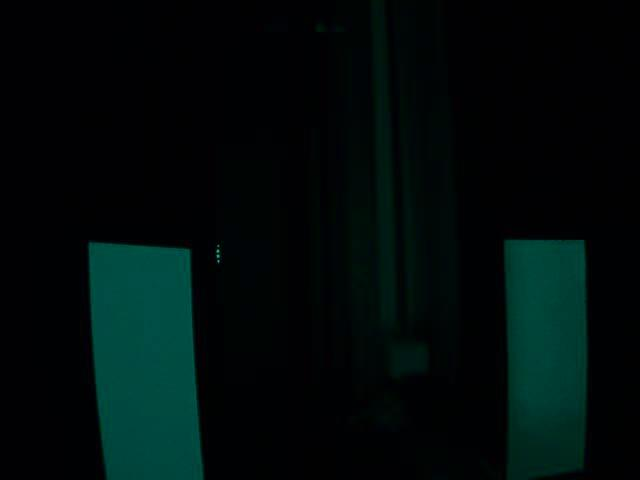
#> input picture OpenCV_Test/ubuntu_test/1ftH1ftD0Angle0Brightness.jpg, 640 x 480 px, given in place of the camera
$ python withoutCSCore.py   (older library calls are emulated)
#> lines starting #> are read from the running program, lines starting #| are printed output that depends on the picture; after the words box and inside, x2 and y2 are one past the last pixel; in counts of white or black regions, pixels touching at a corner belong together
'''
Created on Mar 28, 2017
@author: Zheyuan Hu
'''

import cv2
import numpy as np
from numpy import shape
from networktables import NetworkTables as nT

'''
important things you want to learn:
please read and understand http://docs.opencv.org/trunk/dd/d49/tutorial_py_contour_features.html
'''

font = cv2.FONT_ITALIC
aligned = False
ip = '10.11.38.57'

def drawCrossHair(mFrame):
    # draw a crosshair
    cv2.line(mFrame, (320, int(0.25*480)),
             (320, int(0.75*480)), (0, 0, 255), 3)
    cv2.line(mFrame, (int(0.25*640), 240),
             (int(0.75*640), 240), (0, 0, 255), 3)

def sendAngle(angle):
    if nT.isConnected():
        print('Connection to robot: ' + str(nT.isConnected()))
        sd = nT.getTable('SmartDashboard')
        sd.putNumber('setAngle', angle)

def main():
    cap = cv2.VideoCapture(0)
    frame = np.zeros(shape = (480,640,3), dtype=np.uint8)
    while True:
        # Take each frame
        ret, frame = cap.read()
#> frame is the input picture: shape (480, 640, 3); mean B, G, R 10.9, 11.5, 0.7

        # Convert BGR to HSV
        hsv = cv2.cvtColor(frame, cv2.COLOR_BGR2HSV)
#> hsv: shape (480, 640, 3); mean H, S, V 94.7, 200.9, 12.7

        # define range of blue color in HSV
        #lower_blue = np.array([130,145,100])#np.array([170, 0, 0])
        lower_blue = np.array([45,43,46])# peg [78 ,43, 46]
        #upper_blue = np.array([145,190,140])#np.array([200, 255, 255])
        upper_blue = np.array([77,255,255]) # peg [99, 255, 255]

        # Threshold the HSV image to get only blue colors
        mask = cv2.inRange(hsv, lower_blue, upper_blue)
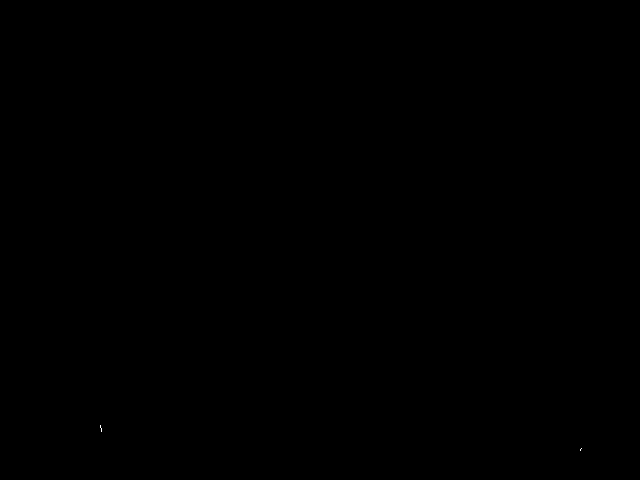
#> mask: shape (480, 640); 0% white in thin lines or dots, all inside (x1, y1, x2, y2) = (100, 425, 582, 451)

        # Bitwise-AND mask and original image
        # res = cv2.bitwise_and(frame,frame, mask= mask)

        #Find the contours by Addition:
        _, cnts, _ = cv2.findContours(mask.copy(), cv2.RETR_EXTERNAL,
                                  cv2.CHAIN_APPROX_SIMPLE)
#> cnts = 2 contours, all with area under 20

        # if there are possible targets (at least one)
        if len(cnts) > 1:
            # initialize the space to hold values
            area_List = [0]
            centers_x = [0]
            centers_y = [0]

            for i in range(len(cnts)):
                c = cnts[i]
                area = cv2.contourArea(c)
                #area_List.append(area)
                if 1000 < area < 30000: # if the size is in this range
                    hull = cv2.convexHull(c)
                    epsilon = 0.02 * cv2.arcLength(hull, True)
                    goal = cv2.approxPolyDP(hull, epsilon, True)
                    cv2.drawContours(frame, [goal], 0, (255, 0, 0), 5) # draw a ractangle around the target

                    # this is used to find the center of the target
                    M = cv2.moments(goal) # Centroid is given by the relations, Cx=M10/M00 and Cy=M01/M00.
                    if M['m00'] > 0:
                        cx = int(M['m10'] / M['m00'])
                        cy = int(M['m01'] / M['m00'])
                        center = (cx, cy)

                        #cv2.circle(res, center, 5, (255, 0, 0), -1)
                        cv2.circle(frame, center, 5, (255, 0, 0), -1)
                        area_List.append(area)
                        centers_x.append(cx)
                        centers_y.append(cy)
#> this loop made 2 passes
#> (c, area) on pass 1: ([[581, 448], [580, 449], [580, 450], [580, 449]], 0)
#> area on pass 2: 0
#> after the loop, area_List = [0]; centers_x = [0]; centers_y = [0]

            if len(centers_x) == 3 and len(centers_y) == 3: # if there are two targets
                target_x = (centers_x[1] + centers_x[2])/2
                target_y = (centers_y[1] + centers_y[2])/2
                target = (int(target_x), int(target_y))
                cv2.circle(frame, target, 5, (0, 255, 0), -1) # add a circle as center point
                print("x " + str(target_x))
                print("y " + str(target_y))

                error = target_x - 320
                angle_to_turn = int(error * (60.0/800.0) + 0.5)
                sendAngle(angle_to_turn) # send angle to robot
                print('turn angle: ' + str(error) + ' ' + str(angle_to_turn))
                aligned = 1 > angle_to_turn > -1
                #Display
                frame = cv2.putText(frame,
                                  ("angle to turn: "
                                   + str(angle_to_turn)),
                                  (10,400),
                                  font,
                                  1,
                                  (255,255,255),
                                  2,
                                  cv2.LINE_AA)

            if len(centers_x) > 3 and len(centers_y) > 3: # if there are more than 2 area detected
                # find two of the largest area as targets
                areaMax1 = (area_List.index(max(area_List)))
                areaMax2 = (area_List.index(max(n for n in area_List if n!=area_List[areaMax1])))
                cX1 = (centers_x[areaMax1])
                cY1 = (centers_y[areaMax1])
                cX2 = (centers_x[areaMax2])
                cY2 = (centers_y[areaMax2])
                target_x = (cX1 + cX2)/2
                target_y = (cY1 + cY2)/2
                target = (int(target_x), int(target_y))
                cv2.circle(frame, target, 5, (0, 255, 0), -1) # add a circle as center point
                print("x " + str(target_x))
                print("y " + str(target_y))

                error = target_x - 320
                angle_to_turn = int(error * (60.0/800.0) + 0.5)
                sendAngle(angle_to_turn) # send angle to robot
                print('turn angle: ' + str(error) + ' ' + str(angle_to_turn))
                aligned = 1 > angle_to_turn > -1
                #Display
                frame = cv2.putText(frame,
                                  ("angle to turn: "
                                   + str(angle_to_turn)),
                                  (10,400),
                                  font,
                                  1,
                                  (255,255,255),
                                  2,
                                  cv2.LINE_AA)

        drawCrossHair(frame)
#> in drawCrossHair, `cv2.line(mFrame, (int(0.25*640), 240), (int(0.75*640), 240), (0, 0, 25..`:
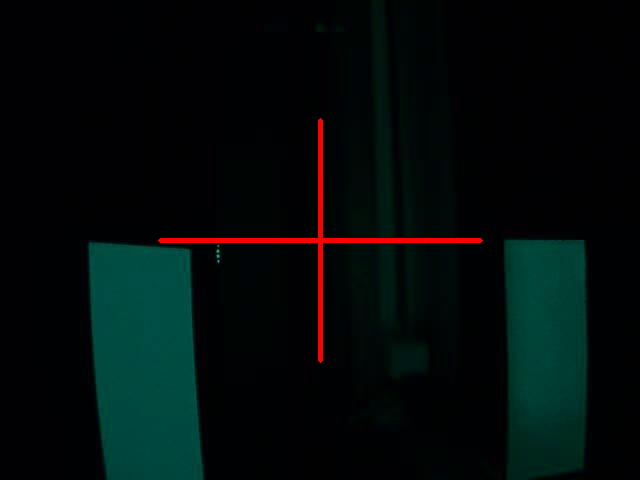
#> mFrame: shape (480, 640, 3); mean B, G, R 10.9, 11.5, 3
        cv2.imshow('Vision', frame)

        if cv2.waitKey(1) & 0xFF == ord('q'):
            #cv2.imwrite("/tmp/stream/img.jpg", frame)
#> (key q is pressed here)
            break

    cap.release()
    cv2.destroyAllWindows()

if __name__ == '__main__':
    import logging
    logging.basicConfig(level=logging.DEBUG)
    nT.initialize(server = ip)
    main()

$ run again, on OpenCV_Test/ubuntu_test/1ftH1ftD1Angle0Brightness.jpg
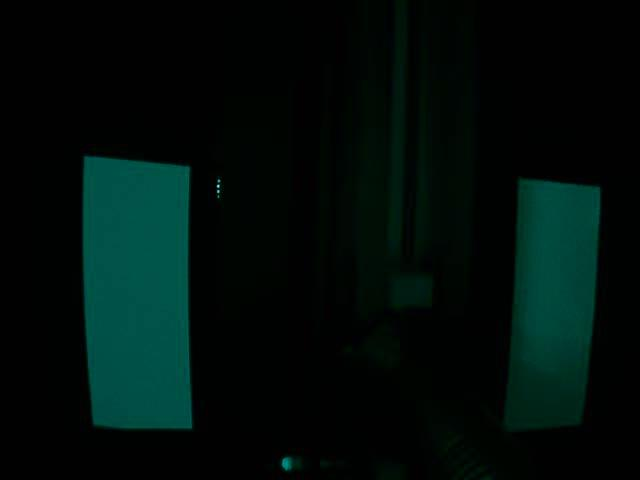
#> input picture OpenCV_Test/ubuntu_test/1ftH1ftD1Angle0Brightness.jpg, 640 x 480 px, given in place of the camera
#> in main, frame is the input picture: shape (480, 640, 3); mean B, G, R 10.9, 14, 0.7
#> hsv: shape (480, 640, 3); mean H, S, V 52.4, 167.4, 14.1
#> mask: shape (480, 640); 0% white in thin lines or dots, all inside (x1, y1, x2, y2) = (515, 317, 588, 367)
#> cnts = 3 contours, all with area under 20
#> the loop in main, `for i in range(len(cnts)):` made 3 passes
#> c on passes 1 to 3: [[577, 366]], [[587, 349], [587, 351]], [[515, 317], [515, 318]]
#> after the loop in main, `for i in range(len(cnts)):`: area_List = [0]
#> in drawCrossHair, `cv2.line(mFrame, (int(0.25*640), 240), (int(0.75*640), 240), (0, 0, 25..`:
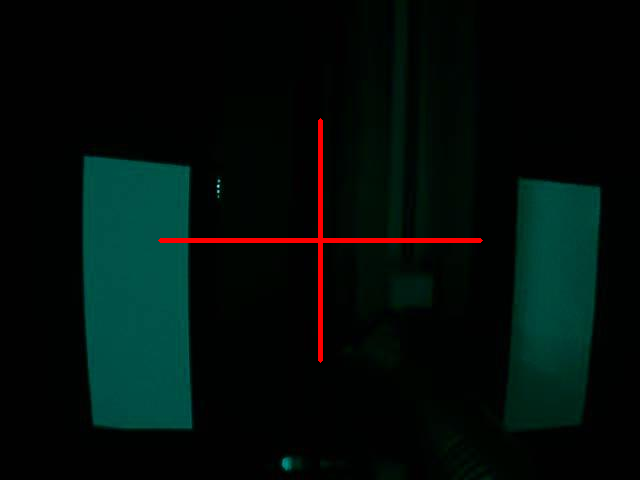
#> mFrame: shape (480, 640, 3); mean B, G, R 10.9, 13.9, 3

$ run again, on OpenCV_Test/ubuntu_test/1ftH2ftD0Angle0Brightness.jpg
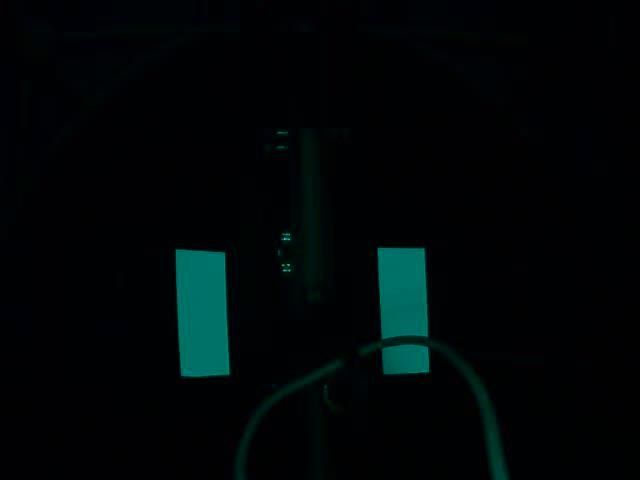
#> input picture OpenCV_Test/ubuntu_test/1ftH2ftD0Angle0Brightness.jpg, 640 x 480 px, given in place of the camera
#> in main, frame is the input picture: shape (480, 640, 3); mean B, G, R 7.5, 6.4, 0.6
#> hsv: shape (480, 640, 3); mean H, S, V 102.4, 211.6, 8.2
#> mask: shape (480, 640); 0% white in thin lines or dots, all inside (x1, y1, x2, y2) = (282, 264, 288, 267)
#> cnts = 2 contours, all with area under 20
#> the loop in main, `for i in range(len(cnts)):` made 2 passes
#> (c, area) on pass 1: ([[286, 264], [287, 265], [287, 266], [287, 264]], 0.5)
#> after the loop in main, `for i in range(len(cnts)):`: area_List = [0]
#> in drawCrossHair, `cv2.line(mFrame, (int(0.25*640), 240), (int(0.75*640), 240), (0, 0, 25..`:
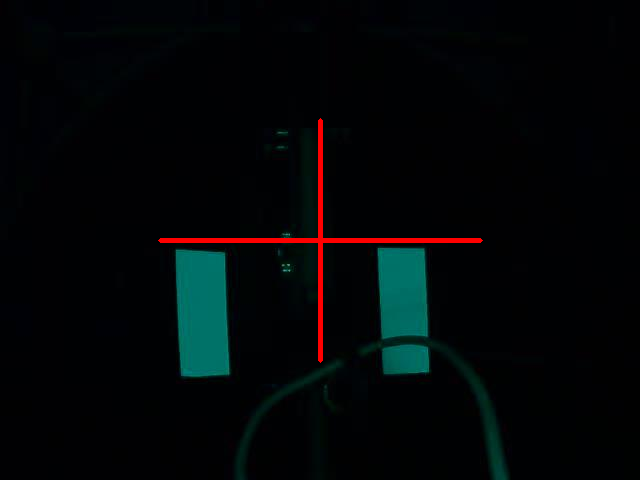
#> mFrame: shape (480, 640, 3); mean B, G, R 7.5, 6.3, 2.9

$ run again, on OpenCV_Test/ubuntu_test/1ftH2ftD1Angle0Brightness.jpg
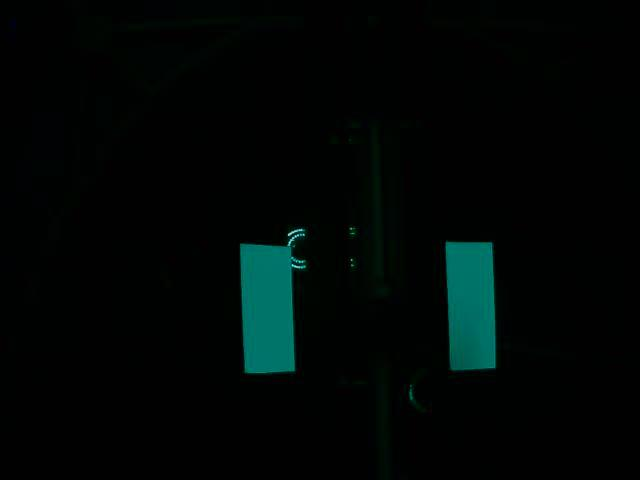
#> input picture OpenCV_Test/ubuntu_test/1ftH2ftD1Angle0Brightness.jpg, 640 x 480 px, given in place of the camera
#> in main, frame is the input picture: shape (480, 640, 3); mean B, G, R 5.4, 6.7, 0.7
#> hsv: shape (480, 640, 3); mean H, S, V 43.8, 138.5, 6.8
#> mask: shape (480, 640); 0.01% white in thin lines or dots, all inside (x1, y1, x2, y2) = (304, 227, 355, 267)
#> cnts = 6 contours, all with area under 20
#> the loop in main, `for i in range(len(cnts)):` made 6 passes
#> area on passes 1, 5, 6: 3.5, 6.5, 5
#> after the loop in main, `for i in range(len(cnts)):`: area_List = [0]
#> in drawCrossHair, `cv2.line(mFrame, (int(0.25*640), 240), (int(0.75*640), 240), (0, 0, 25..`:
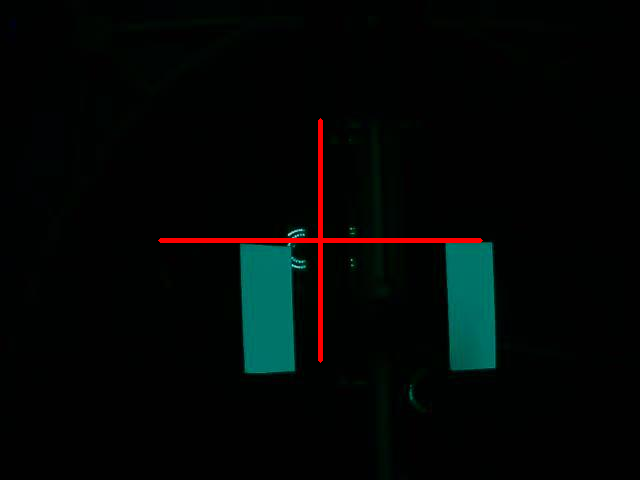
#> mFrame: shape (480, 640, 3); mean B, G, R 5.4, 6.6, 3
